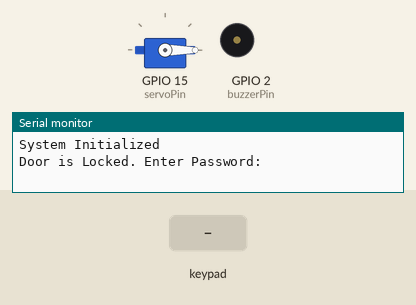
Bench run of a sketch on a simulated ESP32. Parts: servo, buzzer (waves = sounding, pin HIGH), the last lines printed to the serial monitor. The inputs (shaded band) are chosen by the test bench.

Above: at 1.2 s.
1.3 s: keypad keys 1 2 3 4 # pressed 0.4 s apart
At 3.3 s:
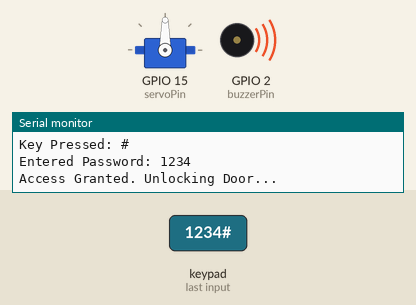
At 4.0 s:
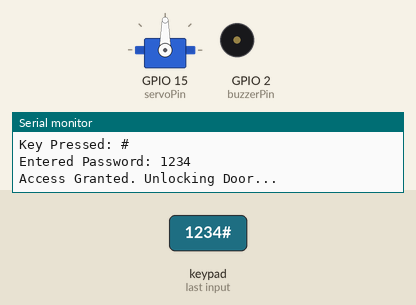
6.3 s: key '#' pressed
At 7.0 s:
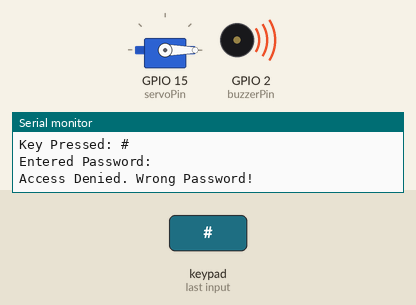
Timing chart, 0 to 9.3 s (numbered marks = the images above; inputs shaded):
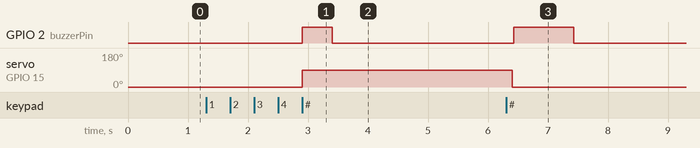

Measured:
- after the input at 1.3 s, GPIO 2 (buzzerPin): LOW → HIGH after 1.6 s, → LOW 0.50 s later; servo on GPIO 15 (servoPin): 0° → 90° after 1.6 s
- after the input at 6.3 s, GPIO 2 (buzzerPin): LOW → HIGH after 0.13 s, → LOW 1.0 s later

The sketch:

new1.ino
```cpp
#include <Keypad.h>
#include <ESP32Servo.h>

// Servo Motor
Servo doorLock;
const int servoPin = 15;

// Buzzer
const int buzzerPin = 2;

// Keypad Configuration
const byte ROWS = 4; // Four rows
const byte COLS = 4; // Four columns
char keys[ROWS][COLS] = {
    {'1', '2', '3', 'A'},
    {'4', '5', '6', 'B'},
    {'7', '8', '9', 'C'},
    {'*', '0', '#', 'D'}
};
byte rowPins[ROWS] = {32, 33, 25, 26}; // Row pins
byte colPins[COLS] = {27, 14, 12, 13}; // Column pins
Keypad keypad = Keypad(makeKeymap(keys), rowPins, colPins, ROWS, COLS);

// Set Password
String password = "1234";
String inputPassword = "";

void setup() {
    Serial.begin(115200);
    Serial.println("System Initialized");
    doorLock.attach(servoPin, 500, 2500); // Attach servo with min/max pulse width
    pinMode(buzzerPin, OUTPUT);
    doorLock.write(0); // Lock position
    Serial.println("Door is Locked. Enter Password:");
}

void loop() {
    char key = keypad.getKey();
    if (key) {
        Serial.print("Key Pressed: ");
        Serial.println(key);

        if (key == '#') {
            Serial.print("Entered Password: ");
            Serial.println(inputPassword);

            if (inputPassword == password) {
                Serial.println("Access Granted. Unlocking Door...");
                doorLock.write(90); // Unlock door
                digitalWrite(buzzerPin, HIGH);
                delay(500);
                digitalWrite(buzzerPin, LOW);
                delay(3000);
                doorLock.write(0); // Lock door again
                Serial.println("Door Locked Again.");
            } else {
                Serial.println("Access Denied. Wrong Password!");
                digitalWrite(buzzerPin, HIGH);
                delay(1000);
                digitalWrite(buzzerPin, LOW);
            }
            inputPassword = "";
        } else if (key == '*') {
            Serial.println("Password Reset.");
            inputPassword = "";
        } else {
            inputPassword += key;
        }
    }
}
```
